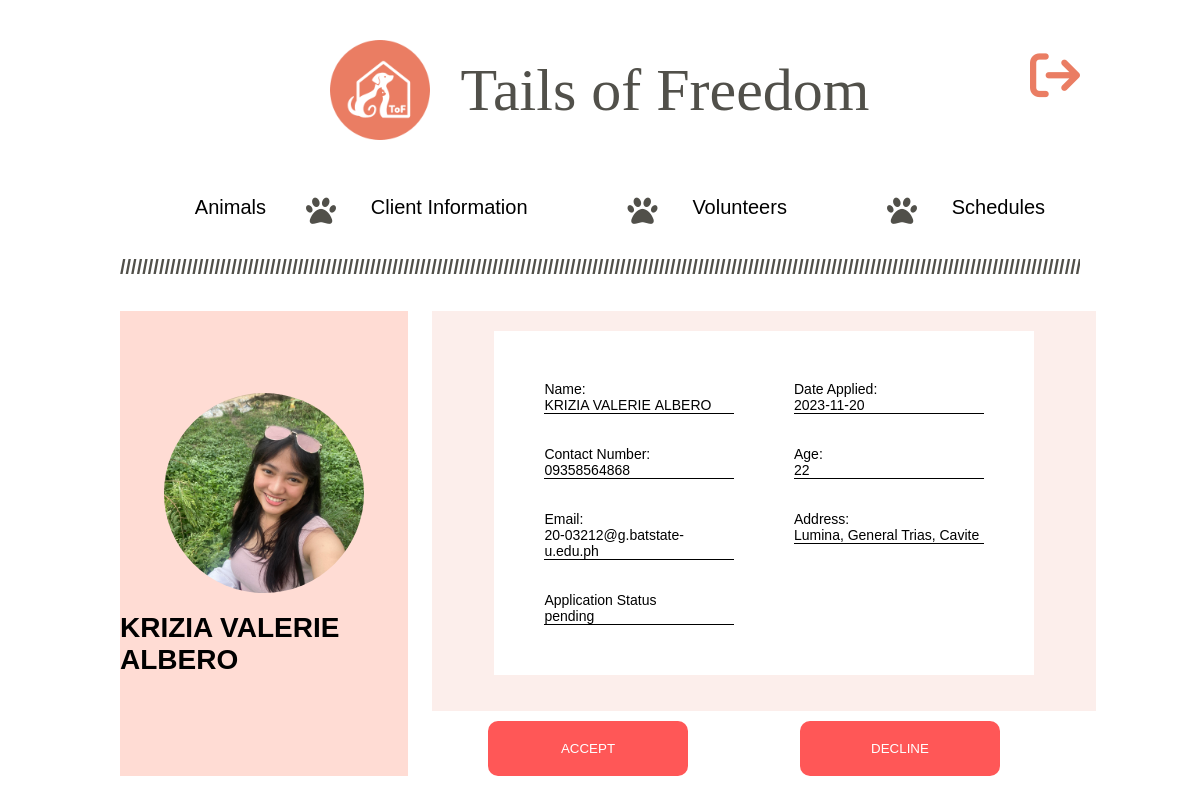
Screenshot of /volunteers/edit/1 (signed in) with the database file from the repository.
### models/Client.py (models this page shows)
class Client(db.Model):
    id = db.Column(db.Integer, primary_key=True)
    first_name = db.Column(db.String(30), nullable=False)
    last_name = db.Column(db.String(30), nullable=False)
    email = db.Column(db.String(120), unique=True, nullable=False, name="unique_email_constraint")
    username = db.Column(db.String(20), unique=False, nullable=False)
    password = db.Column(db.String(60), nullable=True)
    age = db.Column(db.Integer)
    address = db.Column(db.String(100))
    contact_number = db.Column(db.String(20))
    email_address = db.Column(db.String(100))
    reason_to_qualify = db.Column(db.Text)
    employment_status = db.Column(db.String(20))
    number_of_pets = db.Column(db.Integer)
    animal_id = db.Column(db.Integer, db.ForeignKey('animal.id', name='fk_client_animal_id'))
    animals = db.relationship('ClientAnimal', back_populates='client')
    volunteers = db.relationship('Volunteer', back_populates='client')
    image_path = db.Column(db.String(200))  # Adjust the length as needed

### models/Volunteer.py (models this page shows)
class Volunteer(db.Model):
    id = db.Column(db.Integer, primary_key=True)
    client_id = db.Column(db.Integer, db.ForeignKey('client.id', name='fk_volunteer_client_id'))
    date_applied = db.Column(db.Date)
    time_applied = db.Column(db.String(8))
    application_status = db.Column(db.String(20))  # Pending, Approved, Declined
    client = db.relationship('Client', back_populates='volunteers')

### routes/admin_routes.py (the view)
@admin_blueprint.route('/volunteers/edit/<int:volunteer_id>', methods=['GET', 'POST'])
def edit_volunteer(volunteer_id):
    if 'username' in session:
        volunteer = Volunteer.query.get(volunteer_id)
        if volunteer:
            if request.method == 'POST':
                new_status = request.form.get('status')
                volunteer.application_status = new_status
                db.session.commit()
                flash('Status updated successfully', 'success')
                return redirect(url_for('admin.show_volunteers'))
            elif request.method == 'GET':
                return render_template('edit_volunteer.html', volunteer=volunteer)
        flash('Volunteer not found.', 'danger')
        return redirect(url_for('admin.show_volunteers'))
    else:
        flash('User not authenticated.', 'danger')
        return redirect(url_for('auth.login'))

### app.py (called while the page is built, shortened)
def create_notifications():
    current_time = datetime.now()
    schedules = Schedule.query.all()
    flashed_schedule_ids = session.get('flashed_schedule_ids', [])
    session['flashed_schedule_ids'] = flashed_schedule_ids

@app.before_request
def before_admin_request():
    if request.blueprint == 'admin':
        create_notifications()

### templates/edit_volunteer.html (shortened to what this page needs)
{% extends "layout.html" %} {% block title %}View Volunteer - Tails Of Freedom{% endblock %} {% block content %}
<br>
<br>
<div style="display: flex;justify-content: space-between; width: 100%;">
    <div style="width: 30%;background-color: #ffdcd4;display: flex;justify-content: center;align-items: center;flex-direction: column;">
        <img src="{% if 'uploaded_images/' in volunteer.client.image_path or '/' == volunteer.client.image_path[:1] %}/static/{{ volunteer.client.image_path }}{% else %}{{ volunteer.client.image_path }}{% endif %}" width="200px" height="200px" alt=" " style="border-radius: 100%;">
        <h1>{{volunteer.client.first_name}} {{volunteer.client.last_name}}</h1>
    </div>
    <div style="width: 65%; margin: auto">
        <div style="background-color: #fceeeb; width: 100%; padding: 20px">
            <div style="
            background-color: white;
            width: 80%;
            margin: auto;
            padding: 20px;
            display: flex;
          ">
                <div style="margin: 30px; width: 50%;">
                    Name:<br /><span>{{ volunteer.client.first_name }}&nbsp;{{ volunteer.client.last_name }}</span>
                    <br /><br /> Contact Number:<br /> <span>{{ volunteer.client.contact_number if volunteer.client.contact_number else "N/A" }}</span>
                    <br /><br /> Email:<br /> <span>{{ volunteer.client.email if volunteer.client.email else "N/A" }}</span>
                    <br /><br /> Application Status<br /> <span>{{ volunteer.application_status }}</span>
                </div>
                <div style="margin: 30px; width: 50%;">
                    Date Applied: <br /><span>{{ volunteer.date_applied }}</span>
                    <br /><br /> Age: <br /><span>{{ volunteer.client.age if volunteer.client.age else "N/A" }}</span>
                    <br /><br /> Address: <br /><span>{{ volunteer.client.address if volunteer.client.address else "N/A" }}</span>
                </div>
            </div> <br>
        </div>
        <div style="display: flex;">
            <form method="POST" style="display: flex; width: 100%;justify-content: center;" action="{{ url_for('admin.edit_volunteer', volunteer_id=volunteer.id) }}">
                <button type="submit" name="status" value="accept" style="background-color: #ff5757; border-radius: 10px; color: white;border: none;width: 200px;margin: auto;margin-top: 10px;border: none;">ACCEPT</button>
                <button type="submit" name="status" value="decline" style="background-color: #ff5757; border-radius: 10px; color: white;border: none;width: 200px;margin: auto;margin-top: 10px;border: none;">DECLINE</button>
            </form>
        </div>
    </div>
</div>
{% endblock %}

### static/styles.css (style rules this page uses)
body { margin: 0; padding: 0; font-family: 'Poppins', sans-serif; font-size: 14px; min-height: 106vh; position: relative; }
button { background-color: transparent; display: block; width: 90%; border: solid 1px black; padding: 20px; margin: 10px; }

### templates/edit_volunteer.html (style rules this page uses)
span { border-bottom: 1px solid black; display: block; width: 100%; }

### rows the page displays
Client: image_path (picture), client.first_name "KRIZIA VALERIE", client.last_name "ALBERO", client "09358564868", client "20-03212@g.batstate-u.edu.ph", client "22", client "Lumina, General Trias, Cavite"
Volunteer: application_status "pending", date_applied "2023-11-20"
